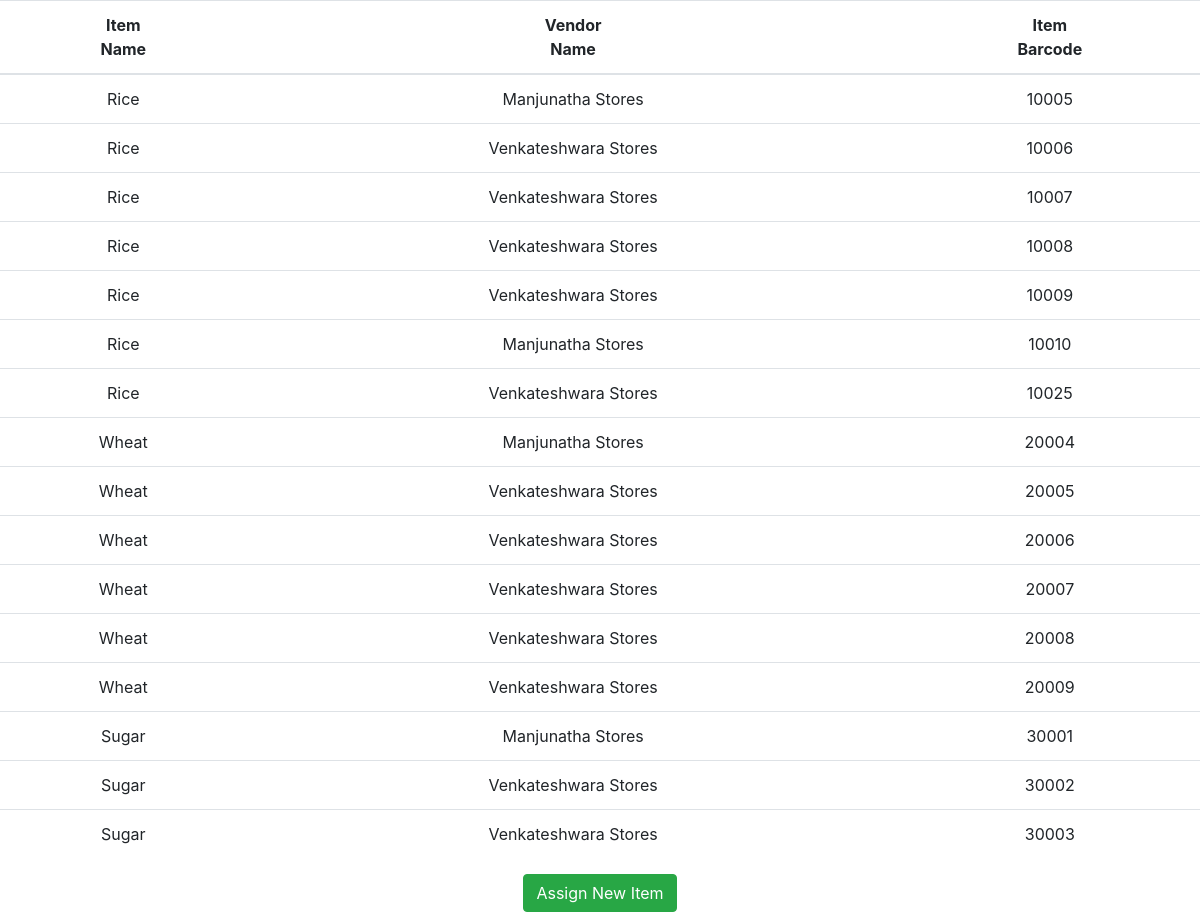
/requestreturn/1/, run on the app's committed database.
### mainapp/models.py (models this page shows, shortened)
class item(models.Model):
	i_name = models.CharField(max_length=20,choices=item_choices)
	i_quantity = models.IntegerField(choices=quan_choices)
	i_barcode = models.CharField(max_length=20,default=0)
	i_vendor=models.ForeignKey(Vendor, related_name='i_ven_id', on_delete=models.CASCADE,)
	i_pack=models.ForeignKey(Packaging, related_name='i_pack_id', on_delete=models.CASCADE,)
	i_fam=models.ForeignKey(Family, related_name='i_fam_id', on_delete=models.CASCADE,blank=True, null=True)

class Vendor(models.Model):
    name = models.CharField(max_length=100)
    email = models.EmailField(max_length=100)
    password = models.CharField(max_length=100)
    v_id = models.CharField(max_length=10)
    v_address = models.CharField(max_length=200,null=False)
    v_description = models.CharField(max_length=300)
    v_phoneNum = models.CharField(max_length=10)
    def __str__(self):
        return self.name

### mainapp/views.py (the view)
# urls.py: url(r'^requestreturn/(?P<pk>\d+)/$',views.request_return,name='request_return'),
def request_return(request,pk):
	rice_list = item.objects.filter(i_fam=None,i_name='Rice')
	wheat_list = item.objects.filter(i_fam=None,i_name='Wheat')
	sugar_list = item.objects.filter(i_fam=None,i_name='Sugar')
	return render(request,'returning_page.html',{'rice_list':rice_list,'wheat_list':wheat_list,'sugar_list':sugar_list,'pk':pk})

### templates/returning_page.html (shortened to what this page needs)
{% load static %}
<!DOCTYPE html>
<html>
<head>
	<link rel="stylesheet" href="{%static 'css/bootstrap.min.css' %}">
</head>
<body>
{% block content %}
		<table class="table">
		<thead class="thead-inverse">
			<tr >
				<th><center>Item<br> Name</th>
				<th><center>Vendor <br>Name</th>
				<th><center>Item <br>Barcode</th>
			</tr>
		</thead>
		<tbody>
		{% for i in rice_list %}
			<tr>
				<td class="align-middle"><center>{{ i.i_name }}</td>
				<td class="align-middle"><center>{{ i.i_vendor }}</td>
				<td class="align-middle"><center>{{ i.i_barcode }}</td>
			</tr>
		{% endfor %}
		{% for i in wheat_list %}
			<tr>
				<td class="align-middle"><center>{{ i.i_name }}</td>
				<td class="align-middle"><center>{{ i.i_vendor }}</td>
				<td class="align-middle"><center>{{ i.i_barcode }}</td>
			</tr>
		{% endfor %}
		{% for i in sugar_list %}
			<tr>
				<td class="align-middle"><center>{{ i.i_name }}</td>
				<td class="align-middle"><center>{{ i.i_vendor }}</td>
				<td class="align-middle"><center>{{ i.i_barcode }}</td>
			</tr>
		{% endfor %}
		</tbody>
		</table>
<center><a href="{%url 'Pack_Home' pk %}"> <button type="submit" class="btn btn-success">Assign New Item</button></a>
{% endblock %}
</body>
</html>

### data on the page
item: i_name "Rice", i_vendor "Manjunatha Stores", i_barcode "10005"
item: i_name "Rice", i_vendor "Venkateshwara Stores", i_barcode "10006"
item: i_name "Rice", i_vendor "Venkateshwara Stores", i_barcode "10007"
item: i_name "Rice", i_vendor "Venkateshwara Stores", i_barcode "10008"
item: i_name "Rice", i_vendor "Venkateshwara Stores", i_barcode "10009"
item: i_name "Rice", i_vendor "Manjunatha Stores", i_barcode "10010"
item: i_name "Rice", i_vendor "Venkateshwara Stores", i_barcode "10025"
item: i_name "Wheat", i_vendor "Manjunatha Stores", i_barcode "20004"
item: i_name "Wheat", i_vendor "Venkateshwara Stores", i_barcode "20005"
item: i_name "Wheat", i_vendor "Venkateshwara Stores", i_barcode "20006"
item: i_name "Wheat", i_vendor "Venkateshwara Stores", i_barcode "20007"
item: i_name "Wheat", i_vendor "Venkateshwara Stores", i_barcode "20008"
item: i_name "Wheat", i_vendor "Venkateshwara Stores", i_barcode "20009"
item: i_name "Sugar", i_vendor "Manjunatha Stores", i_barcode "30001"
item: i_name "Sugar", i_vendor "Venkateshwara Stores", i_barcode "30002"
item: i_name "Sugar", i_vendor "Venkateshwara Stores", i_barcode "30003"
